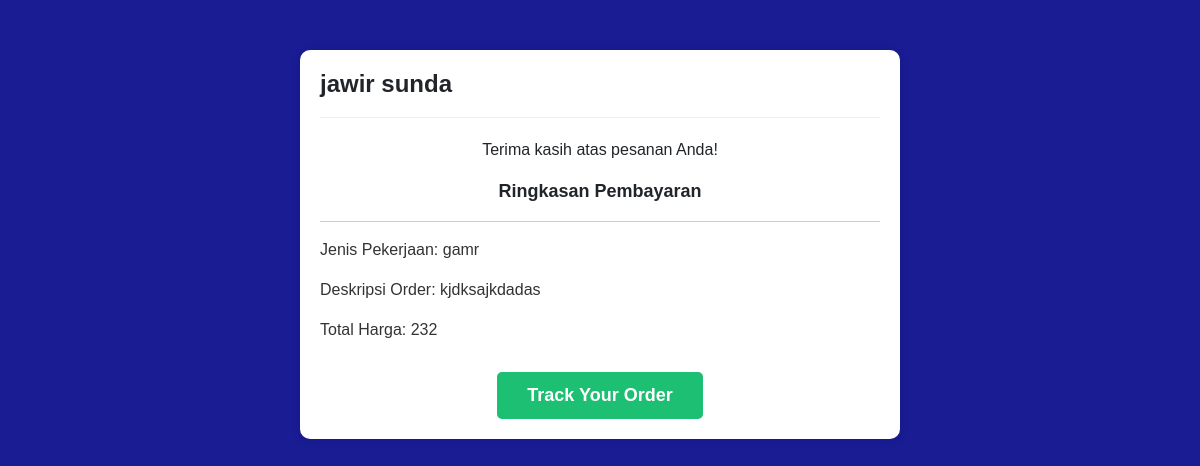
Before: /ringkasan_pembayaran.php?id_order=2 with the older database file.
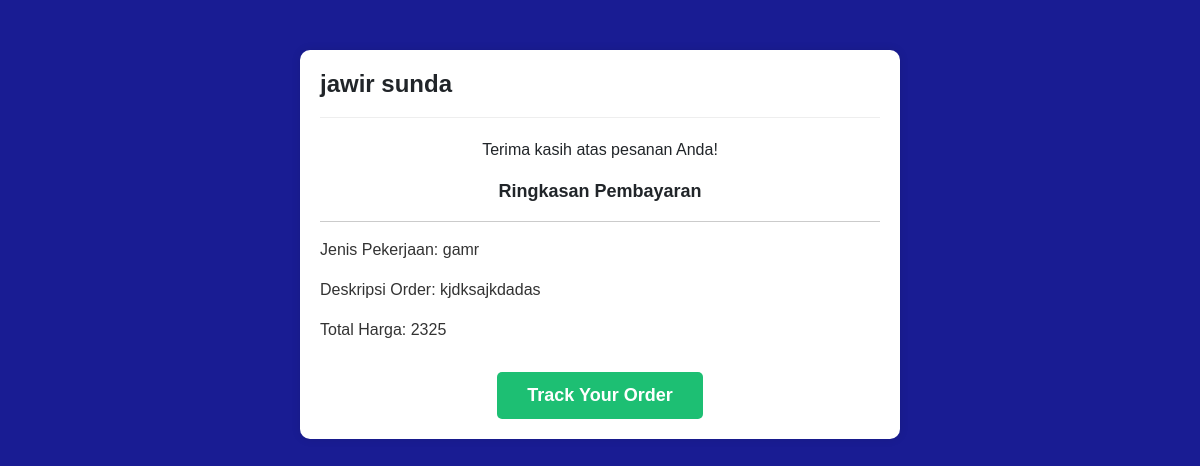
After: the same page with the newer database file.
### tables this page shows
CREATE TABLE `order_table` (
  `id_order` int(11) NOT NULL,
  `klien_id` int(11) NOT NULL,
  `id_pekerjaan` int(11) DEFAULT NULL,
  `deskripsi_order` varchar(255) DEFAULT NULL,
  `file` varchar(255) NOT NULL,
  `status` enum('Menunggu Pembayaran','Dalam Pengerjaan','Selesai','Gagal') NOT NULL,
  `created_at` date NOT NULL DEFAULT current_timestamp(),
  `file_finish` varchar(255) NOT NULL
);

CREATE TABLE `pekerjaan` (
  `id_pekerjaan` int(11) NOT NULL,
  `freelancer_id` int(11) NOT NULL,
  `jenis_pekerjaan` varchar(255) NOT NULL,
  `deskripsi_order` text NOT NULL,
  `foto` varchar(255) NOT NULL,
  `skills` varchar(255) NOT NULL,
  `harga` varchar(255) NOT NULL,
  `status_pekerjaan` varchar(50) DEFAULT 'belum dipesan',
  `nohp` int(14) NOT NULL
);

CREATE TABLE `users` (
  `id` int(11) NOT NULL,
  `name` varchar(255) NOT NULL,
  `username` varchar(50) NOT NULL,
  `password` varchar(100) NOT NULL,
  `email` varchar(100) NOT NULL,
  `foto_profil` varchar(255) NOT NULL,
  `no_hp` varchar(255) NOT NULL,
  `education` varchar(255) NOT NULL,
  `country` varchar(255) NOT NULL,
  `city_address` varchar(255) NOT NULL,
  `role` enum('klien','freelancer') NOT NULL
);

### ringkasan_pembayaran.php (the view, shortened to what this page needs)
<?php
include 'config.php';
if(isset($_GET['id_order'])) {
    $idOrder = $_GET['id_order'];
    $query = "SELECT order_table.id_order, order_table.deskripsi_order, order_table.id_pekerjaan, pekerjaan.jenis_pekerjaan, pekerjaan.harga, users.name
              FROM order_table
              INNER JOIN pekerjaan ON order_table.id_pekerjaan = pekerjaan.id_pekerjaan
              INNER JOIN users ON order_table.klien_id = users.id
              WHERE order_table.id_order = ?";
    $stmt = $conn->prepare($query);
    $stmt->bind_param("i", $idOrder);
    $stmt->execute();
    $result = $stmt->get_result();
    if ($result->num_rows > 0) {
        $row = $result->fetch_assoc();
    } else {
        echo "Tidak ada data yang ditemukan.";
    }
} else {
    echo "ID Order tidak ditemukan.";
}
?>
<!DOCTYPE html>
<html lang="en">
<head>
    <link href="https://cdn.jsdelivr.net/npm/bootstrap@5.3.0/dist/css/bootstrap.min.css" rel="stylesheet">
</head>
<body>
    <div class="payment-container">
        <div class="payment-header">
            <h2 class="text-center"><?= $row['name'] ?></h2>
        </div>
        <div class="payment-details text-center">
            <p>Terima kasih atas pesanan Anda!</p>
        </div>
        <div class="payment-summary">
            <div class="summary-heading text-center">Ringkasan Pembayaran</div>
            <div class="summary-details">
                <hr>
                <p class="text-start">Jenis Pekerjaan: <?= $row['jenis_pekerjaan'] ?></p>
                <p class="text-start">Deskripsi Order: <?= $row['deskripsi_order'] ?></p>
                <p class="text-start">Total Harga: <?= $row['harga'] ?></p>
            </div>
        </div>
        <div class="track-btn">
            <a href="riwayat_order.php" class="btn btn-track">Track Your Order</a>
        </div>
    </div>
</body>
</html>

Changed rows visible on the page:
changed through a linked row, order_table "kjdksajkdadas": id_pekerjaan.harga "232" → "2325"
